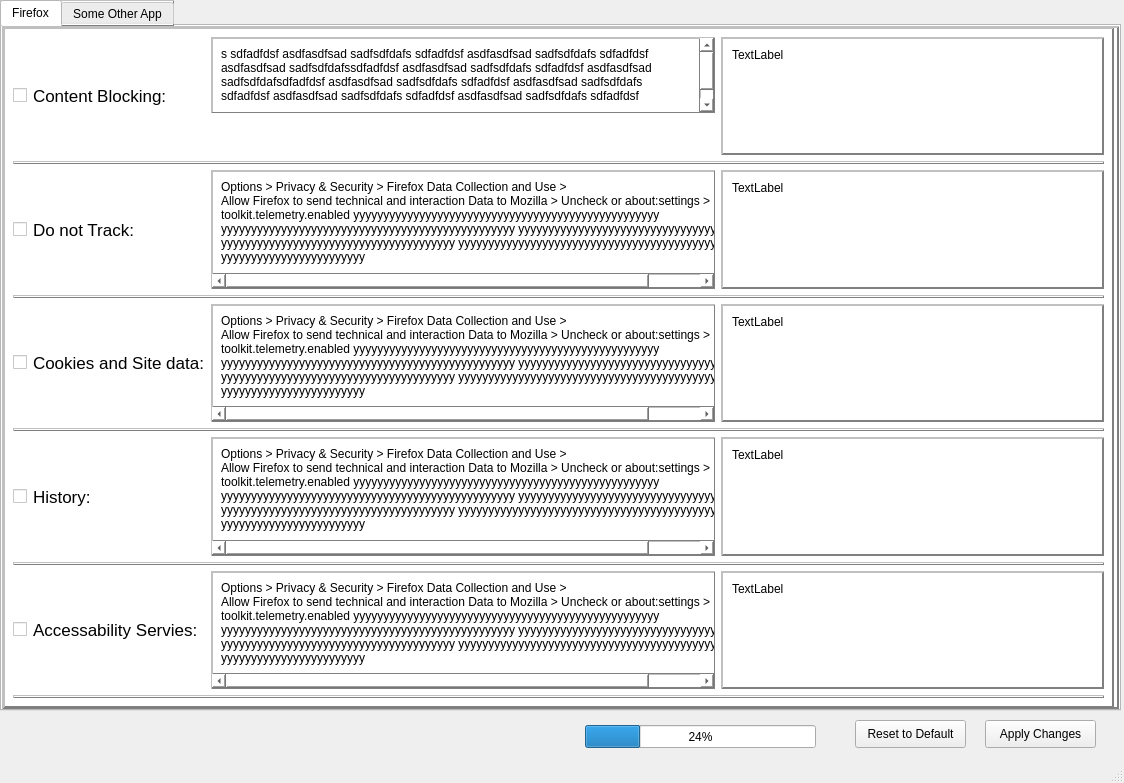
<?xml version="1.0" encoding="UTF-8"?>
<ui version="4.0">
 <class>MainWindow</class>
 <widget class="QMainWindow" name="MainWindow">
  <property name="geometry">
   <rect>
    <x>0</x>
    <y>0</y>
    <width>1124</width>
    <height>783</height>
   </rect>
  </property>
  <property name="windowTitle">
   <string>MainWindow</string>
  </property>
  <widget class="QWidget" name="centralwidget">
   <widget class="QPushButton" name="pushButton">
    <property name="geometry">
     <rect>
      <x>985</x>
      <y>720</y>
      <width>111</width>
      <height>28</height>
     </rect>
    </property>
    <property name="text">
     <string>Apply Changes</string>
    </property>
   </widget>
   <widget class="QPushButton" name="pushButton_2">
    <property name="geometry">
     <rect>
      <x>855</x>
      <y>720</y>
      <width>111</width>
      <height>28</height>
     </rect>
    </property>
    <property name="text">
     <string>Reset to Default</string>
    </property>
   </widget>
   <widget class="QTabWidget" name="tabWidget">
    <property name="geometry">
     <rect>
      <x>0</x>
      <y>0</y>
      <width>1121</width>
      <height>711</height>
     </rect>
    </property>
    <property name="autoFillBackground">
     <bool>false</bool>
    </property>
    <property name="styleSheet">
     <string notr="true">background-color: white; border-width: 1px; border-color: grey; border-style: outset;</string>
    </property>
    <property name="currentIndex">
     <number>0</number>
    </property>
    <widget class="QWidget" name="tab">
     <attribute name="title">
      <string>Firefox</string>
     </attribute>
     <widget class="QScrollArea" name="scrollArea_6">
      <property name="geometry">
       <rect>
        <x>0</x>
        <y>0</y>
        <width>1111</width>
        <height>681</height>
       </rect>
      </property>
      <property name="widgetResizable">
       <bool>true</bool>
      </property>
      <widget class="QWidget" name="scrollAreaWidgetContents_4">
       <property name="geometry">
        <rect>
         <x>0</x>
         <y>0</y>
         <width>1109</width>
         <height>679</height>
        </rect>
       </property>
       <layout class="QGridLayout" name="gridLayout">
        <item row="0" column="1" alignment="Qt::AlignLeft|Qt::AlignTop">
         <widget class="QScrollArea" name="scrollArea_7">
          <property name="sizePolicy">
           <sizepolicy hsizetype="Fixed" vsizetype="Expanding">
            <horstretch>0</horstretch>
            <verstretch>0</verstretch>
           </sizepolicy>
          </property>
          <property name="widgetResizable">
           <bool>true</bool>
          </property>
          <widget class="QWidget" name="scrollAreaWidgetContents_5">
           <property name="geometry">
            <rect>
             <x>0</x>
             <y>0</y>
             <width>453</width>
             <height>118</height>
            </rect>
           </property>
           <layout class="QFormLayout" name="formLayout">
            <item row="0" column="0" colspan="2">
             <widget class="QLabel" name="label">
              <property name="sizePolicy">
               <sizepolicy hsizetype="Expanding" vsizetype="Fixed">
                <horstretch>0</horstretch>
                <verstretch>0</verstretch>
               </sizepolicy>
              </property>
              <property name="minimumSize">
               <size>
                <width>0</width>
                <height>0</height>
               </size>
              </property>
              <property name="styleSheet">
               <string notr="true">border-width: 0px;</string>
              </property>
              <property name="text">
               <string>s sdfadfdsf asdfasdfsad sadfsdfdafs sdfadfdsf asdfasdfsad sadfsdfdafs sdfadfdsf asdfasdfsad sadfsdfdafssdfadfdsf asdfasdfsad sadfsdfdafs sdfadfdsf asdfasdfsad sadfsdfdafsdfadfdsf asdfasdfsad sadfsdfdafs sdfadfdsf asdfasdfsad sadfsdfdafs sdfadfdsf asdfasdfsad sadfsdfdafs sdfadfdsf asdfasdfsad sadfsdfdafs sdfadfdsf asdfasdfsad sadfsdfdafs sdfadfdsf asdfasdfsad sadfsdfdafs</string>
              </property>
              <property name="alignment">
               <set>Qt::AlignLeading|Qt::AlignLeft|Qt::AlignTop</set>
              </property>
              <property name="wordWrap">
               <bool>true</bool>
              </property>
             </widget>
            </item>
           </layout>
          </widget>
         </widget>
        </item>
        <item row="6" column="0">
         <widget class="QCheckBox" name="checkBox_4">
          <property name="styleSheet">
           <string notr="true">border-width: 0px; font-size: 17px</string>
          </property>
          <property name="text">
           <string>History:</string>
          </property>
         </widget>
        </item>
        <item row="8" column="1">
         <widget class="QScrollArea" name="scrollArea_13">
          <property name="sizePolicy">
           <sizepolicy hsizetype="Fixed" vsizetype="Expanding">
            <horstretch>0</horstretch>
            <verstretch>0</verstretch>
           </sizepolicy>
          </property>
          <property name="autoFillBackground">
           <bool>false</bool>
          </property>
          <property name="verticalScrollBarPolicy">
           <enum>Qt::ScrollBarAsNeeded</enum>
          </property>
          <property name="sizeAdjustPolicy">
           <enum>QAbstractScrollArea::AdjustIgnored</enum>
          </property>
          <property name="widgetResizable">
           <bool>true</bool>
          </property>
          <widget class="QWidget" name="scrollAreaWidgetContents_13">
           <property name="geometry">
            <rect>
             <x>0</x>
             <y>0</y>
             <width>453</width>
             <height>150</height>
            </rect>
           </property>
           <layout class="QHBoxLayout" name="horizontalLayout_5">
            <item>
             <widget class="QLabel" name="label_13">
              <property name="enabled">
               <bool>true</bool>
              </property>
              <property name="sizePolicy">
               <sizepolicy hsizetype="Fixed" vsizetype="Expanding">
                <horstretch>0</horstretch>
                <verstretch>0</verstretch>
               </sizepolicy>
              </property>
              <property name="acceptDrops">
               <bool>false</bool>
              </property>
              <property name="styleSheet">
               <string notr="true">border-width: 0px;</string>
              </property>
              <property name="frameShape">
               <enum>QFrame::NoFrame</enum>
              </property>
              <property name="text">
               <string>Options &gt; Privacy &amp; Security &gt; Firefox Data Collection and Use &gt; 
Allow Firefox to send technical and interaction Data to Mozilla &gt; Uncheck or about:settings &gt; toolkit.telemetry.enabled yyyyyyyyyyyyyyyyyyyyyyyyyyyyyyyyyyyyyyyyyyyyyyyyyyy yyyyyyyyyyyyyyyyyyyyyyyyyyyyyyyyyyyyyyyyyyyyyyyyy yyyyyyyyyyyyyyyyyyyyyyyyyyyyyyyyyyyyyyyyy yyyyyyyyyyyyyyyyyyyyyyyyyyyyyyyyyyyyyyy yyyyyyyyyyyyyyyyyyyyyyyyyyyyyyyyyyyyyyyyyyyyy yyyyyyyyyyyyyyyyyyyyyyyy  </string>
              </property>
              <property name="scaledContents">
               <bool>false</bool>
              </property>
              <property name="alignment">
               <set>Qt::AlignLeading|Qt::AlignLeft|Qt::AlignTop</set>
              </property>
              <property name="wordWrap">
               <bool>true</bool>
              </property>
             </widget>
            </item>
           </layout>
          </widget>
         </widget>
        </item>
        <item row="8" column="0">
         <widget class="QCheckBox" name="checkBox_5">
          <property name="styleSheet">
           <string notr="true">border-width: 0px; font-size: 17px</string>
          </property>
          <property name="text">
           <string>Accessability Servies:</string>
          </property>
         </widget>
        </item>
        <item row="3" column="0" colspan="3">
         <widget class="Line" name="line_2">
          <property name="orientation">
           <enum>Qt::Horizontal</enum>
          </property>
         </widget>
        </item>
        <item row="9" column="0" colspan="3">
         <widget class="Line" name="line_5">
          <property name="orientation">
           <enum>Qt::Horizontal</enum>
          </property>
         </widget>
        </item>
        <item row="7" column="0" colspan="3">
         <widget class="Line" name="line_4">
          <property name="orientation">
           <enum>Qt::Horizontal</enum>
          </property>
         </widget>
        </item>
        <item row="4" column="0">
         <widget class="QCheckBox" name="checkBox_3">
          <property name="styleSheet">
           <string notr="true">border-width: 0px; font-size: 17px</string>
          </property>
          <property name="text">
           <string>Cookies and Site data:</string>
          </property>
         </widget>
        </item>
        <item row="6" column="2">
         <widget class="QScrollArea" name="scrollArea_4">
          <property name="widgetResizable">
           <bool>true</bool>
          </property>
          <widget class="QWidget" name="scrollAreaWidgetContents_7">
           <property name="geometry">
            <rect>
             <x>0</x>
             <y>0</y>
             <width>398</width>
             <height>121</height>
            </rect>
           </property>
           <widget class="QLabel" name="label_10">
            <property name="geometry">
             <rect>
              <x>10</x>
              <y>10</y>
              <width>321</width>
              <height>81</height>
             </rect>
            </property>
            <property name="styleSheet">
             <string notr="true">border-width: 0px;</string>
            </property>
            <property name="text">
             <string>TextLabel</string>
            </property>
            <property name="alignment">
             <set>Qt::AlignLeading|Qt::AlignLeft|Qt::AlignTop</set>
            </property>
            <property name="wordWrap">
             <bool>true</bool>
            </property>
           </widget>
          </widget>
         </widget>
        </item>
        <item row="2" column="2">
         <widget class="QScrollArea" name="scrollArea_2">
          <property name="widgetResizable">
           <bool>true</bool>
          </property>
          <widget class="QWidget" name="scrollAreaWidgetContents_3">
           <property name="geometry">
            <rect>
             <x>0</x>
             <y>0</y>
             <width>398</width>
             <height>121</height>
            </rect>
           </property>
           <widget class="QLabel" name="label_8">
            <property name="geometry">
             <rect>
              <x>10</x>
              <y>10</y>
              <width>321</width>
              <height>81</height>
             </rect>
            </property>
            <property name="styleSheet">
             <string notr="true">border-width: 0px;</string>
            </property>
            <property name="text">
             <string>TextLabel</string>
            </property>
            <property name="alignment">
             <set>Qt::AlignLeading|Qt::AlignLeft|Qt::AlignTop</set>
            </property>
            <property name="wordWrap">
             <bool>true</bool>
            </property>
           </widget>
          </widget>
         </widget>
        </item>
        <item row="4" column="1">
         <widget class="QScrollArea" name="scrollArea_9">
          <property name="sizePolicy">
           <sizepolicy hsizetype="Fixed" vsizetype="Expanding">
            <horstretch>0</horstretch>
            <verstretch>0</verstretch>
           </sizepolicy>
          </property>
          <property name="autoFillBackground">
           <bool>false</bool>
          </property>
          <property name="verticalScrollBarPolicy">
           <enum>Qt::ScrollBarAsNeeded</enum>
          </property>
          <property name="sizeAdjustPolicy">
           <enum>QAbstractScrollArea::AdjustIgnored</enum>
          </property>
          <property name="widgetResizable">
           <bool>true</bool>
          </property>
          <widget class="QWidget" name="scrollAreaWidgetContents_9">
           <property name="geometry">
            <rect>
             <x>0</x>
             <y>0</y>
             <width>461</width>
             <height>150</height>
            </rect>
           </property>
           <layout class="QHBoxLayout" name="horizontalLayout">
            <item>
             <widget class="QLabel" name="label_4">
              <property name="enabled">
               <bool>true</bool>
              </property>
              <property name="sizePolicy">
               <sizepolicy hsizetype="Fixed" vsizetype="Expanding">
                <horstretch>0</horstretch>
                <verstretch>0</verstretch>
               </sizepolicy>
              </property>
              <property name="acceptDrops">
               <bool>false</bool>
              </property>
              <property name="styleSheet">
               <string notr="true">border-width: 0px;</string>
              </property>
              <property name="frameShape">
               <enum>QFrame::NoFrame</enum>
              </property>
              <property name="text">
               <string>Options &gt; Privacy &amp; Security &gt; Firefox Data Collection and Use &gt; 
Allow Firefox to send technical and interaction Data to Mozilla &gt; Uncheck or about:settings &gt; toolkit.telemetry.enabled yyyyyyyyyyyyyyyyyyyyyyyyyyyyyyyyyyyyyyyyyyyyyyyyyyy yyyyyyyyyyyyyyyyyyyyyyyyyyyyyyyyyyyyyyyyyyyyyyyyy yyyyyyyyyyyyyyyyyyyyyyyyyyyyyyyyyyyyyyyyy yyyyyyyyyyyyyyyyyyyyyyyyyyyyyyyyyyyyyyy yyyyyyyyyyyyyyyyyyyyyyyyyyyyyyyyyyyyyyyyyyyyy yyyyyyyyyyyyyyyyyyyyyyyy  </string>
              </property>
              <property name="scaledContents">
               <bool>false</bool>
              </property>
              <property name="alignment">
               <set>Qt::AlignLeading|Qt::AlignLeft|Qt::AlignTop</set>
              </property>
              <property name="wordWrap">
               <bool>true</bool>
              </property>
             </widget>
            </item>
           </layout>
          </widget>
         </widget>
        </item>
        <item row="5" column="0" colspan="3">
         <widget class="Line" name="line_3">
          <property name="orientation">
           <enum>Qt::Horizontal</enum>
          </property>
         </widget>
        </item>
        <item row="8" column="2">
         <widget class="QScrollArea" name="scrollArea_5">
          <property name="widgetResizable">
           <bool>true</bool>
          </property>
          <widget class="QWidget" name="scrollAreaWidgetContents_8">
           <property name="geometry">
            <rect>
             <x>0</x>
             <y>0</y>
             <width>398</width>
             <height>121</height>
            </rect>
           </property>
           <widget class="QLabel" name="label_11">
            <property name="geometry">
             <rect>
              <x>10</x>
              <y>10</y>
              <width>321</width>
              <height>81</height>
             </rect>
            </property>
            <property name="styleSheet">
             <string notr="true">border-width: 0px;</string>
            </property>
            <property name="text">
             <string>TextLabel</string>
            </property>
            <property name="alignment">
             <set>Qt::AlignLeading|Qt::AlignLeft|Qt::AlignTop</set>
            </property>
            <property name="wordWrap">
             <bool>true</bool>
            </property>
           </widget>
          </widget>
         </widget>
        </item>
        <item row="4" column="2">
         <widget class="QScrollArea" name="scrollArea_3">
          <property name="widgetResizable">
           <bool>true</bool>
          </property>
          <widget class="QWidget" name="scrollAreaWidgetContents_6">
           <property name="geometry">
            <rect>
             <x>0</x>
             <y>0</y>
             <width>398</width>
             <height>121</height>
            </rect>
           </property>
           <widget class="QLabel" name="label_9">
            <property name="geometry">
             <rect>
              <x>10</x>
              <y>10</y>
              <width>321</width>
              <height>81</height>
             </rect>
            </property>
            <property name="styleSheet">
             <string notr="true">border-width: 0px;</string>
            </property>
            <property name="text">
             <string>TextLabel</string>
            </property>
            <property name="alignment">
             <set>Qt::AlignLeading|Qt::AlignLeft|Qt::AlignTop</set>
            </property>
            <property name="wordWrap">
             <bool>true</bool>
            </property>
           </widget>
          </widget>
         </widget>
        </item>
        <item row="6" column="1">
         <widget class="QScrollArea" name="scrollArea_12">
          <property name="sizePolicy">
           <sizepolicy hsizetype="Fixed" vsizetype="Expanding">
            <horstretch>0</horstretch>
            <verstretch>0</verstretch>
           </sizepolicy>
          </property>
          <property name="autoFillBackground">
           <bool>false</bool>
          </property>
          <property name="verticalScrollBarPolicy">
           <enum>Qt::ScrollBarAsNeeded</enum>
          </property>
          <property name="sizeAdjustPolicy">
           <enum>QAbstractScrollArea::AdjustIgnored</enum>
          </property>
          <property name="widgetResizable">
           <bool>true</bool>
          </property>
          <widget class="QWidget" name="scrollAreaWidgetContents_12">
           <property name="geometry">
            <rect>
             <x>0</x>
             <y>0</y>
             <width>453</width>
             <height>150</height>
            </rect>
           </property>
           <layout class="QHBoxLayout" name="horizontalLayout_4">
            <item>
             <widget class="QLabel" name="label_12">
              <property name="enabled">
               <bool>true</bool>
              </property>
              <property name="sizePolicy">
               <sizepolicy hsizetype="Fixed" vsizetype="Expanding">
                <horstretch>0</horstretch>
                <verstretch>0</verstretch>
               </sizepolicy>
              </property>
              <property name="acceptDrops">
               <bool>false</bool>
              </property>
              <property name="styleSheet">
               <string notr="true">border-width: 0px;</string>
              </property>
              <property name="frameShape">
               <enum>QFrame::NoFrame</enum>
              </property>
              <property name="text">
               <string>Options &gt; Privacy &amp; Security &gt; Firefox Data Collection and Use &gt; 
Allow Firefox to send technical and interaction Data to Mozilla &gt; Uncheck or about:settings &gt; toolkit.telemetry.enabled yyyyyyyyyyyyyyyyyyyyyyyyyyyyyyyyyyyyyyyyyyyyyyyyyyy yyyyyyyyyyyyyyyyyyyyyyyyyyyyyyyyyyyyyyyyyyyyyyyyy yyyyyyyyyyyyyyyyyyyyyyyyyyyyyyyyyyyyyyyyy yyyyyyyyyyyyyyyyyyyyyyyyyyyyyyyyyyyyyyy yyyyyyyyyyyyyyyyyyyyyyyyyyyyyyyyyyyyyyyyyyyyy yyyyyyyyyyyyyyyyyyyyyyyy  </string>
              </property>
              <property name="scaledContents">
               <bool>false</bool>
              </property>
              <property name="alignment">
               <set>Qt::AlignLeading|Qt::AlignLeft|Qt::AlignTop</set>
              </property>
              <property name="wordWrap">
               <bool>true</bool>
              </property>
             </widget>
            </item>
           </layout>
          </widget>
         </widget>
        </item>
        <item row="0" column="2">
         <widget class="QScrollArea" name="scrollArea">
          <property name="widgetResizable">
           <bool>true</bool>
          </property>
          <widget class="QWidget" name="scrollAreaWidgetContents">
           <property name="geometry">
            <rect>
             <x>0</x>
             <y>0</y>
             <width>398</width>
             <height>85</height>
            </rect>
           </property>
           <widget class="QLabel" name="label_6">
            <property name="geometry">
             <rect>
              <x>10</x>
              <y>10</y>
              <width>321</width>
              <height>81</height>
             </rect>
            </property>
            <property name="styleSheet">
             <string notr="true">border-width: 0px;</string>
            </property>
            <property name="text">
             <string>TextLabel</string>
            </property>
            <property name="alignment">
             <set>Qt::AlignLeading|Qt::AlignLeft|Qt::AlignTop</set>
            </property>
            <property name="wordWrap">
             <bool>true</bool>
            </property>
           </widget>
          </widget>
         </widget>
        </item>
        <item row="1" column="0" colspan="3">
         <widget class="Line" name="line">
          <property name="orientation">
           <enum>Qt::Horizontal</enum>
          </property>
         </widget>
        </item>
        <item row="0" column="0">
         <widget class="QCheckBox" name="checkBox">
          <property name="styleSheet">
           <string notr="true">border-width: 0px; font-size: 17px</string>
          </property>
          <property name="text">
           <string>Content Blocking: </string>
          </property>
         </widget>
        </item>
        <item row="2" column="0">
         <widget class="QCheckBox" name="checkBox_2">
          <property name="styleSheet">
           <string notr="true">border-width: 0px; font-size: 17px</string>
          </property>
          <property name="text">
           <string>Do not Track:</string>
          </property>
         </widget>
        </item>
        <item row="2" column="1">
         <widget class="QScrollArea" name="scrollArea_11">
          <property name="sizePolicy">
           <sizepolicy hsizetype="Fixed" vsizetype="Expanding">
            <horstretch>0</horstretch>
            <verstretch>0</verstretch>
           </sizepolicy>
          </property>
          <property name="autoFillBackground">
           <bool>false</bool>
          </property>
          <property name="verticalScrollBarPolicy">
           <enum>Qt::ScrollBarAsNeeded</enum>
          </property>
          <property name="sizeAdjustPolicy">
           <enum>QAbstractScrollArea::AdjustIgnored</enum>
          </property>
          <property name="widgetResizable">
           <bool>true</bool>
          </property>
          <widget class="QWidget" name="scrollAreaWidgetContents_11">
           <property name="geometry">
            <rect>
             <x>-6</x>
             <y>0</y>
             <width>453</width>
             <height>150</height>
            </rect>
           </property>
           <layout class="QHBoxLayout" name="horizontalLayout_3">
            <item>
             <widget class="QLabel" name="label_7">
              <property name="enabled">
               <bool>true</bool>
              </property>
              <property name="sizePolicy">
               <sizepolicy hsizetype="Fixed" vsizetype="Expanding">
                <horstretch>0</horstretch>
                <verstretch>0</verstretch>
               </sizepolicy>
              </property>
              <property name="acceptDrops">
               <bool>false</bool>
              </property>
              <property name="styleSheet">
               <string notr="true">border-width: 0px;</string>
              </property>
              <property name="frameShape">
               <enum>QFrame::NoFrame</enum>
              </property>
              <property name="text">
               <string>Options &gt; Privacy &amp; Security &gt; Firefox Data Collection and Use &gt; 
Allow Firefox to send technical and interaction Data to Mozilla &gt; Uncheck or about:settings &gt; toolkit.telemetry.enabled yyyyyyyyyyyyyyyyyyyyyyyyyyyyyyyyyyyyyyyyyyyyyyyyyyy yyyyyyyyyyyyyyyyyyyyyyyyyyyyyyyyyyyyyyyyyyyyyyyyy yyyyyyyyyyyyyyyyyyyyyyyyyyyyyyyyyyyyyyyyy yyyyyyyyyyyyyyyyyyyyyyyyyyyyyyyyyyyyyyy yyyyyyyyyyyyyyyyyyyyyyyyyyyyyyyyyyyyyyyyyyyyy yyyyyyyyyyyyyyyyyyyyyyyy  </string>
              </property>
              <property name="scaledContents">
               <bool>false</bool>
              </property>
              <property name="alignment">
               <set>Qt::AlignLeading|Qt::AlignLeft|Qt::AlignTop</set>
              </property>
              <property name="wordWrap">
               <bool>true</bool>
              </property>
             </widget>
            </item>
           </layout>
          </widget>
         </widget>
        </item>
       </layout>
      </widget>
     </widget>
    </widget>
    <widget class="QWidget" name="tab_2">
     <attribute name="title">
      <string>Some Other App</string>
     </attribute>
    </widget>
   </widget>
   <widget class="QProgressBar" name="progressBar">
    <property name="geometry">
     <rect>
      <x>585</x>
      <y>725</y>
      <width>231</width>
      <height>23</height>
     </rect>
    </property>
    <property name="value">
     <number>24</number>
    </property>
   </widget>
  </widget>
  <widget class="QStatusBar" name="statusbar"/>
 </widget>
 <resources/>
 <connections/>
</ui>
